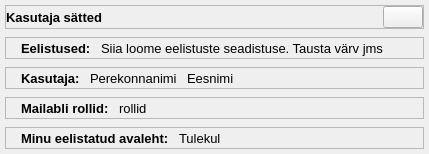
                 <widget class="QWidget" name="qwSU_Mailabl_Users" native="true">
                  <property name="styleSheet">
                   <string notr="true"/>
                  </property>
                  <layout class="QVBoxLayout" name="verticalLayout_45">
                   <property name="spacing">
                    <number>8</number>
                   </property>
                   <property name="leftMargin">
                    <number>5</number>
                   </property>
                   <property name="topMargin">
                    <number>5</number>
                   </property>
                   <property name="rightMargin">
                    <number>5</number>
                   </property>
                   <property name="bottomMargin">
                    <number>5</number>
                   </property>
                   <item>
                    <widget class="QFrame" name="frame_25">
                     <property name="frameShape">
                      <enum>QFrame::StyledPanel</enum>
                     </property>
                     <property name="frameShadow">
                      <enum>QFrame::Raised</enum>
                     </property>
                     <layout class="QHBoxLayout" name="horizontalLayout_17">
                      <property name="spacing">
                       <number>0</number>
                      </property>
                      <property name="leftMargin">
                       <number>0</number>
                      </property>
                      <property name="topMargin">
                       <number>0</number>
                      </property>
                      <property name="rightMargin">
                       <number>0</number>
                      </property>
                      <property name="bottomMargin">
                       <number>0</number>
                      </property>
                      <item>
                       <widget class="QLabel" name="lblHEadingUserData">
                        <property name="font">
                         <font>
                          <pointsize>10</pointsize>
                          <weight>75</weight>
                          <italic>false</italic>
                          <bold>true</bold>
                          <underline>false</underline>
                         </font>
                        </property>
                        <property name="text">
                         <string>Kasutaja sätted</string>
                        </property>
                       </widget>
                      </item>
                      <item>
                       <spacer name="horizontalSpacer_25">
                        <property name="orientation">
                         <enum>Qt::Horizontal</enum>
                        </property>
                        <property name="sizeHint" stdset="0">
                         <size>
                          <width>40</width>
                          <height>20</height>
                         </size>
                        </property>
                       </spacer>
                      </item>
                      <item>
                       <widget class="QPushButton" name="pbUserSettings">
                        <property name="text">
                         <string/>
                        </property>
                        <property name="icon">
                         <iconset>
                          <normaloff>icons/Icons_hele/settings.svg</normaloff>icons/Icons_hele/settings.svg</iconset>
                        </property>
                        <property name="iconSize">
                         <size>
                          <width>16</width>
                          <height>16</height>
                         </size>
                        </property>
                       </widget>
                      </item>
                     </layout>
                    </widget>
                   </item>
                   <item>
                    <widget class="QFrame" name="frame_23">
                     <property name="frameShape">
                      <enum>QFrame::StyledPanel</enum>
                     </property>
                     <property name="frameShadow">
                      <enum>QFrame::Raised</enum>
                     </property>
                     <layout class="QHBoxLayout" name="horizontalLayout_46">
                      <property name="spacing">
                       <number>10</number>
                      </property>
                      <property name="leftMargin">
                       <number>15</number>
                      </property>
                      <property name="topMargin">
                       <number>0</number>
                      </property>
                      <property name="rightMargin">
                       <number>0</number>
                      </property>
                      <property name="bottomMargin">
                       <number>0</number>
                      </property>
                      <item>
                       <widget class="QLabel" name="lbNUserPreferences">
                        <property name="font">
                         <font>
                          <pointsize>10</pointsize>
                          <weight>75</weight>
                          <bold>true</bold>
                         </font>
                        </property>
                        <property name="text">
                         <string>Eelistused:</string>
                        </property>
                       </widget>
                      </item>
                      <item>
                       <widget class="QLabel" name="lblPreferences">
                        <property name="font">
                         <font>
                          <pointsize>10</pointsize>
                          <weight>50</weight>
                          <bold>false</bold>
                         </font>
                        </property>
                        <property name="text">
                         <string>Siia loome eelistuste seadistuse. Tausta värv jms</string>
                        </property>
                       </widget>
                      </item>
                      <item>
                       <spacer name="horizontalSpacer_4">
                        <property name="orientation">
                         <enum>Qt::Horizontal</enum>
                        </property>
                        <property name="sizeHint" stdset="0">
                         <size>
                          <width>40</width>
                          <height>20</height>
                         </size>
                        </property>
                       </spacer>
                      </item>
                     </layout>
                    </widget>
                   </item>
                   <item>
                    <widget class="QFrame" name="frame_24">
                     <property name="frameShape">
                      <enum>QFrame::StyledPanel</enum>
                     </property>
                     <property name="frameShadow">
                      <enum>QFrame::Raised</enum>
                     </property>
                     <layout class="QHBoxLayout" name="horizontalLayout_47">
                      <property name="spacing">
                       <number>10</number>
                      </property>
                      <property name="leftMargin">
                       <number>15</number>
                      </property>
                      <property name="topMargin">
                       <number>0</number>
                      </property>
                      <property name="rightMargin">
                       <number>0</number>
                      </property>
                      <property name="bottomMargin">
                       <number>0</number>
                      </property>
                      <item>
                       <widget class="QLabel" name="lblUserFirstName">
                        <property name="font">
                         <font>
                          <pointsize>10</pointsize>
                          <weight>75</weight>
                          <bold>true</bold>
                         </font>
                        </property>
                        <property name="text">
                         <string>Kasutaja:</string>
                        </property>
                       </widget>
                      </item>
                      <item>
                       <widget class="QLabel" name="lblNUserSurename">
                        <property name="font">
                         <font>
                          <pointsize>10</pointsize>
                          <weight>50</weight>
                          <bold>false</bold>
                         </font>
                        </property>
                        <property name="text">
                         <string>Perekonnanimi</string>
                        </property>
                       </widget>
                      </item>
                      <item>
                       <widget class="QLabel" name="lbNuserName">
                        <property name="font">
                         <font>
                          <pointsize>10</pointsize>
                          <weight>50</weight>
                          <bold>false</bold>
                         </font>
                        </property>
                        <property name="text">
                         <string>Eesnimi</string>
                        </property>
                       </widget>
                      </item>
                      <item>
                       <spacer name="horizontalSpacer_3">
                        <property name="orientation">
                         <enum>Qt::Horizontal</enum>
                        </property>
                        <property name="sizeHint" stdset="0">
                         <size>
                          <width>40</width>
                          <height>20</height>
                         </size>
                        </property>
                       </spacer>
                      </item>
                     </layout>
                    </widget>
                   </item>
                   <item>
                    <widget class="QFrame" name="frame_6">
                     <property name="frameShape">
                      <enum>QFrame::StyledPanel</enum>
                     </property>
                     <property name="frameShadow">
                      <enum>QFrame::Raised</enum>
                     </property>
                     <layout class="QHBoxLayout" name="horizontalLayout_42">
                      <property name="spacing">
                       <number>10</number>
                      </property>
                      <property name="leftMargin">
                       <number>15</number>
                      </property>
                      <property name="topMargin">
                       <number>0</number>
                      </property>
                      <property name="rightMargin">
                       <number>0</number>
                      </property>
                      <property name="bottomMargin">
                       <number>0</number>
                      </property>
                      <item>
                       <widget class="QLabel" name="lbNUserRoles">
                        <property name="font">
                         <font>
                          <pointsize>10</pointsize>
                          <weight>75</weight>
                          <bold>true</bold>
                         </font>
                        </property>
                        <property name="text">
                         <string>Mailabli rollid:</string>
                        </property>
                       </widget>
                      </item>
                      <item>
                       <widget class="QLabel" name="lblUserRoles">
                        <property name="font">
                         <font>
                          <pointsize>10</pointsize>
                          <weight>50</weight>
                          <bold>false</bold>
                         </font>
                        </property>
                        <property name="text">
                         <string>rollid</string>
                        </property>
                       </widget>
                      </item>
                      <item>
                       <spacer name="horizontalSpacer_24">
                        <property name="orientation">
                         <enum>Qt::Horizontal</enum>
                        </property>
                        <property name="sizeHint" stdset="0">
                         <size>
                          <width>40</width>
                          <height>20</height>
                         </size>
                        </property>
                       </spacer>
                      </item>
                     </layout>
                    </widget>
                   </item>
                   <item>
                    <widget class="QFrame" name="frame_4">
                     <property name="frameShape">
                      <enum>QFrame::StyledPanel</enum>
                     </property>
                     <property name="frameShadow">
                      <enum>QFrame::Raised</enum>
                     </property>
                     <layout class="QHBoxLayout" name="horizontalLayout_36">
                      <property name="spacing">
                       <number>10</number>
                      </property>
                      <property name="leftMargin">
                       <number>15</number>
                      </property>
                      <property name="topMargin">
                       <number>0</number>
                      </property>
                      <property name="rightMargin">
                       <number>0</number>
                      </property>
                      <property name="bottomMargin">
                       <number>0</number>
                      </property>
                      <item>
                       <widget class="QLabel" name="label_27">
                        <property name="font">
                         <font>
                          <pointsize>10</pointsize>
                          <weight>75</weight>
                          <bold>true</bold>
                         </font>
                        </property>
                        <property name="text">
                         <string>Minu eelistatud avaleht:</string>
                        </property>
                       </widget>
                      </item>
                      <item>
                       <widget class="QLabel" name="label_28">
                        <property name="font">
                         <font>
                          <pointsize>10</pointsize>
                         </font>
                        </property>
                        <property name="text">
                         <string>Tulekul</string>
                        </property>
                       </widget>
                      </item>
                      <item>
                       <spacer name="horizontalSpacer_23">
                        <property name="orientation">
                         <enum>Qt::Horizontal</enum>
                        </property>
                        <property name="sizeHint" stdset="0">
                         <size>
                          <width>40</width>
                          <height>20</height>
                         </size>
                        </property>
                       </spacer>
                      </item>
                     </layout>
                    </widget>
                   </item>
                  </layout>
                 </widget>
